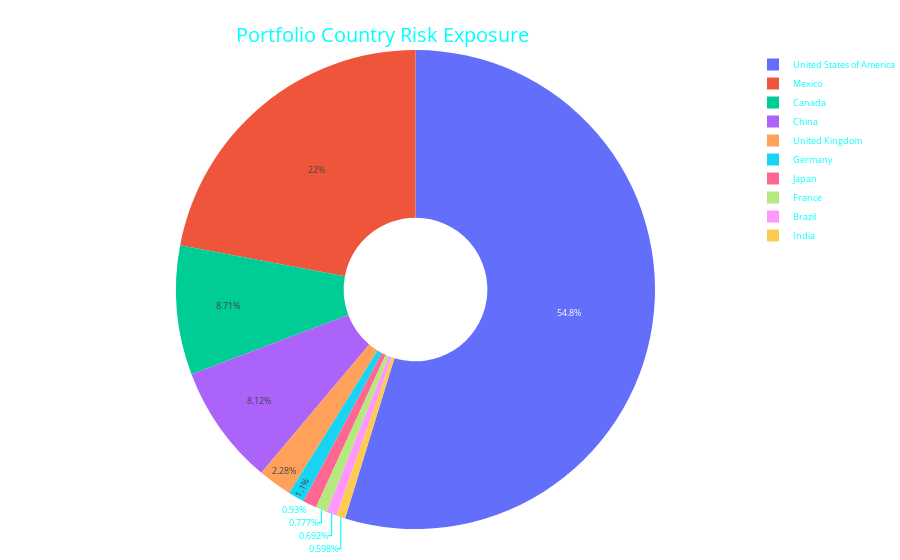

The notebook cell saved with this chart:
### Code cell
# Top 10...
pie(result.head(10))

### Figure 1 — Plotly figure (JSON) as saved in the notebook; plotly's stock layout.template omitted (floating-point values rounded to 4 significant figures)
{"data": [{"hole": 0.3, "labels": ["United States of America", "Mexico", "Canada", "China", "United Kingdom", "Germany", "Japan", "France", "Brazil", "India"], "type": "pie", "values": [0.54, 0.2174, 0.08593, 0.08007, 0.02253, 0.01086, 0.009171, 0.00766, 0.006828, 0.005896]}], "layout": {"font": {"color": "cyan", "size": 9}, "margin": {"b": 0, "l": 0, "pad": 0, "r": 0, "t": 50}, "paper_bgcolor": "rgba(0,0,0,0)", "title": {"font": {"color": "cyan", "size": 20}, "text": "Portfolio Country Risk Exposure", "x": 0.425, "y": 0.95}}}
